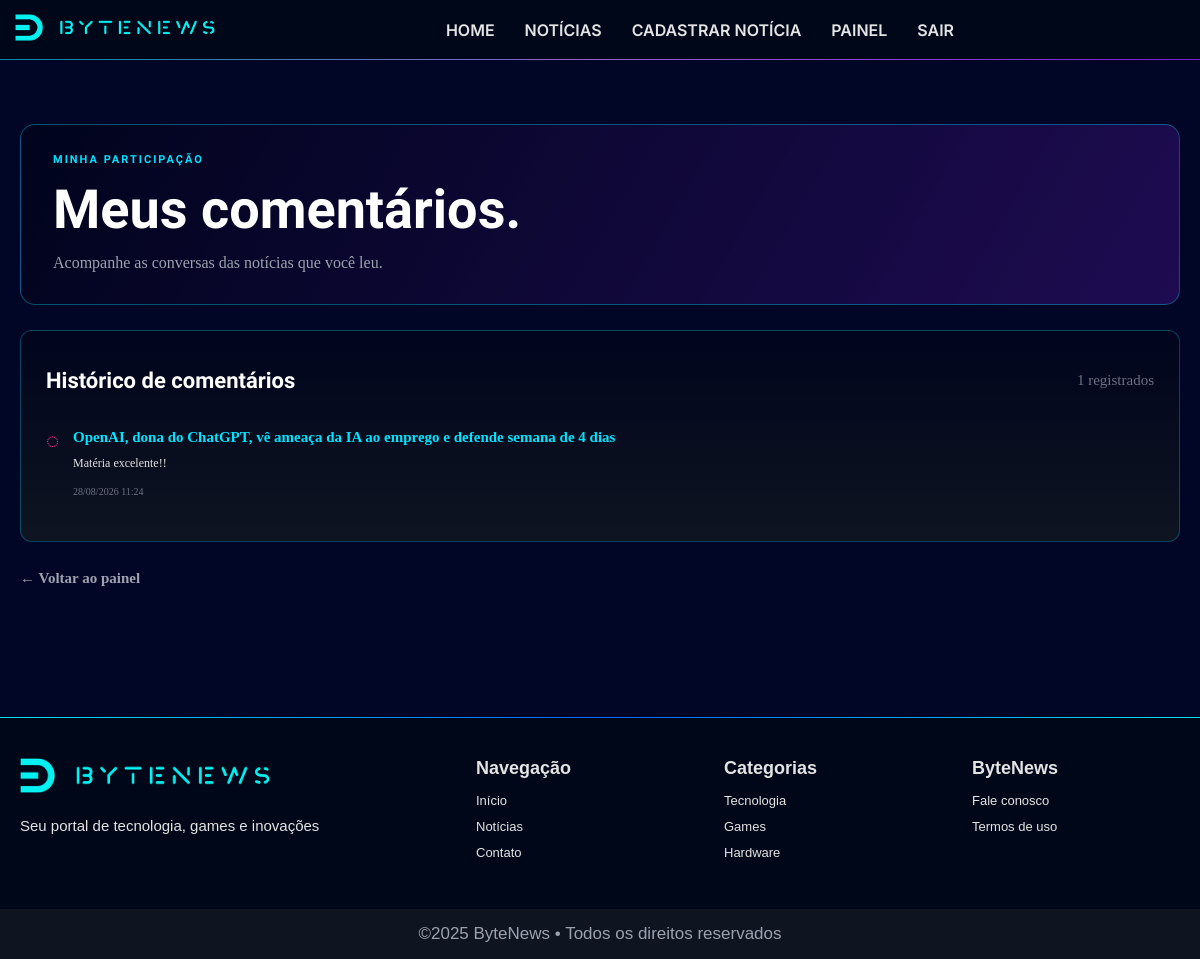
/src/pages/comentarios.php (signed in), run on the app's committed database.
### tables this page shows
CREATE TABLE `comentarios` (
  `id_comentario` int NOT NULL,
  `comentario` text NOT NULL,
  `id_usuario` int NOT NULL,
  `id_noticia` int NOT NULL,
  `data_comentario` datetime DEFAULT CURRENT_TIMESTAMP,
  `status` varchar(20) DEFAULT 'ativo'
);

CREATE TABLE `noticias` (
  `id_noticia` int NOT NULL,
  `titulo` varchar(255) NOT NULL,
  `subtitulo` text,
  `conteudo` longtext NOT NULL,
  `categoria` varchar(100) NOT NULL,
  `autor` varchar(100) NOT NULL,
  `fonte_nome` varchar(150) DEFAULT NULL,
  `fonte_url` varchar(2048) DEFAULT NULL,
  `data_publicacao` datetime NOT NULL,
  `imagem` varchar(255) NOT NULL,
  `visualizacoes` int NOT NULL DEFAULT '0',
  `slug` varchar(180) DEFAULT NULL
);

### src/pages/comentarios.php (the view, shortened to what this page needs)
<?php
require_once __DIR__ . '/../php/conexao.php';
$idUsuario = (int) $_SESSION['id_usuario'];
$stmt = $conexao->prepare('SELECT c.comentario, c.data_comentario, n.id_noticia, n.titulo, n.slug FROM comentarios c INNER JOIN noticias n ON n.id_noticia = c.id_noticia WHERE c.id_usuario = ? ORDER BY c.data_comentario DESC');
$stmt->bind_param('i', $idUsuario);
$stmt->execute();
$comentarios = $stmt->get_result()->fetch_all(MYSQLI_ASSOC);
?>
<!DOCTYPE html>
<html lang="pt-BR">
<head>
  <link rel="stylesheet" href="../assets/CSS/style.css">
</head>
<body class="dark">
<?php $headerBasePath = '../../'; require __DIR__ . '/../php/header.php'; ?>
<main class="page-shell comments-page">
  <section class="account-hero"><span class="eyebrow">MINHA PARTICIPAÇÃO</span><h1>Meus comentários.</h1><p>Acompanhe as conversas das notícias que você leu.</p></section>
  <section class="comments-history">
    <div class="results-heading"><h2>Histórico de comentários</h2><span><?= count($comentarios) ?> registrados</span></div>
    <?php if ($comentarios): foreach ($comentarios as $comentario): ?>
      <article class="history-item"><span class="history-mark">◌</span><div>
        <a href="./news/noticia.php?<?= $comentario['slug'] ? 'slug=' . urlencode($comentario['slug']) : 'id_noticia=' . (int) $comentario['id_noticia'] ?>"><?= htmlspecialchars($comentario['titulo']) ?></a>
        <p><?= nl2br(htmlspecialchars($comentario['comentario'])) ?></p><small><?= date('d/m/Y H:i', strtotime($comentario['data_comentario'])) ?></small>
      </div></article>
    <?php endforeach; else: ?>
      <div class="empty-state"><span>◌</span><p>Você ainda não fez comentários.</p><a class="text-link" href="./noticias.php">Ler notícias</a></div>
    <?php endif; ?>
  </section>
  <a class="back-home" href="./painel.php">← Voltar ao painel</a>
</main>
<?php require __DIR__ . '/../php/footer.php'; ?>
</body>
</html>

### data on the page
comentarios: id_noticia.titulo "OpenAI, dona do ChatGPT, vê ameaça da IA ao emprego e defende semana de 4 dias", comentario "Matéria excelente!!", data_comentario "28/08/2026 11:24"

### other printed values
count($comentarios) "1"
